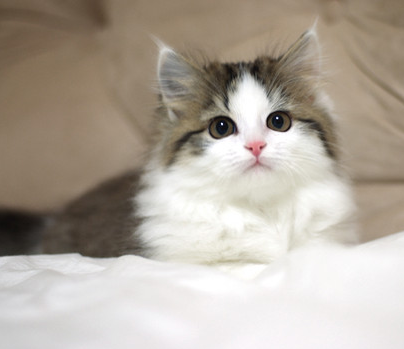
#> input picture cat.jpg, 404 x 349 px
$ python opencv-example08.py
#> lines starting #> are read from the running program, lines starting #| are printed output that depends on the picture
import cv2
import matplotlib.pyplot as plt

# 이미지 회전
# - 회전 변환을 위한 기본적인 행렬은 다음과 같음
# | cosθ -sinθ |
# | sinθ  cosθ |
# - 이 때 무게 중심을 적용할 수 있는 회전 변환 식은 다음과 같이 정의할 수 있음
# α = scale * cosθ
# β = scale * sinθ 일 때
# |  α β (1 - α) * center.x - β * center.y |
# | -β α β * center.x + (1 - α) * center.y |

# cv2.getRotationMatrix2D(center, angle, scale) : 이미지 회전을 위한 변환 행렬을 생성
# center : 회전 중심
# angle : 회전 각도
# scale : Scale Factor

image = cv2.imread('cat.jpg')
#> image is the input picture: shape (349, 404, 3); mean B, G, R 157.6, 168.9, 178.1

# 행과 열 정보만 저장
height, width = image.shape[:2]
#> height = 349; width = 404

M = cv2.getRotationMatrix2D((width / 2, height / 2), 90, 0.5)
dst = cv2.warpAffine(image, M, (width, height))
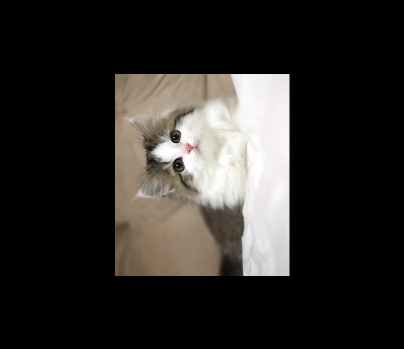
#> dst: shape (349, 404, 3); mean B, G, R 39.5, 42.3, 44.6

plt.imshow(cv2.cvtColor(dst, cv2.COLOR_BGR2RGB))
plt.show()

$ run again, with image01.jpg copied over cat.jpg
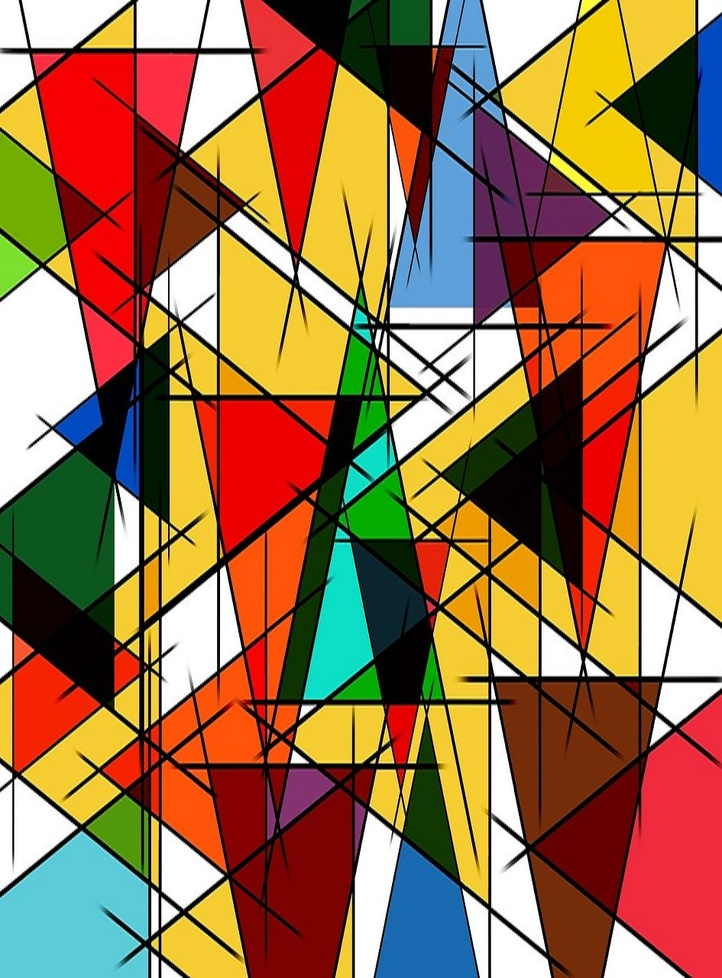
#> input picture image01.jpg, 722 x 978 px, shrunk from 945 x 1280 before the run
#> image is the input picture: shape (978, 722, 3); mean B, G, R 75.5, 114.5, 155.3
#> `dst = cv2.warpAffine(image, M, (width, height))`:
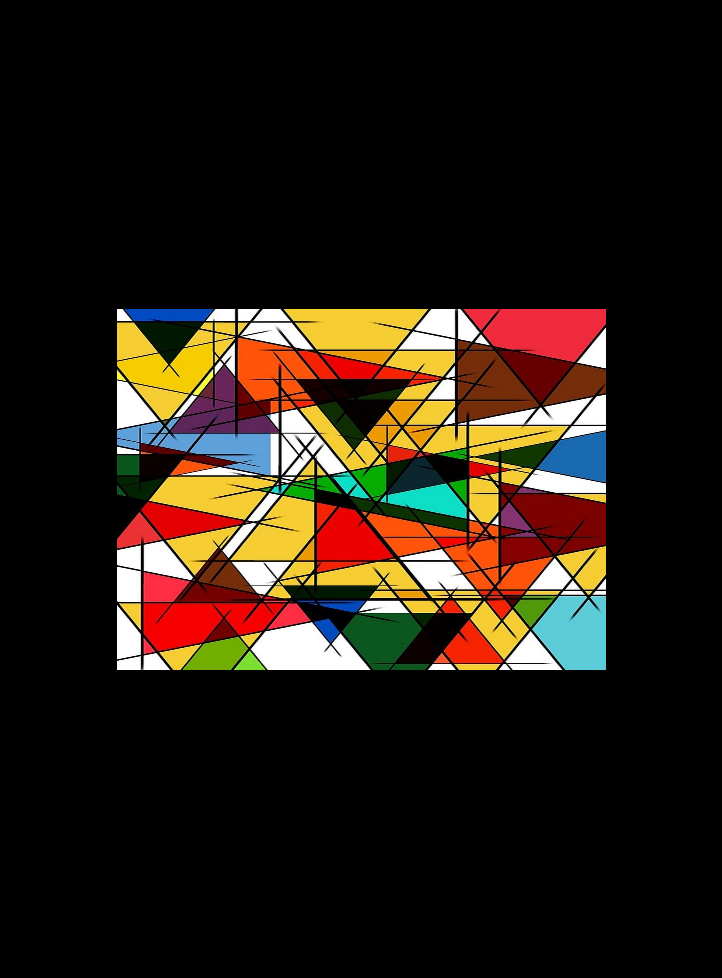
#> dst: shape (978, 722, 3); mean B, G, R 18.8, 28.6, 38.8
